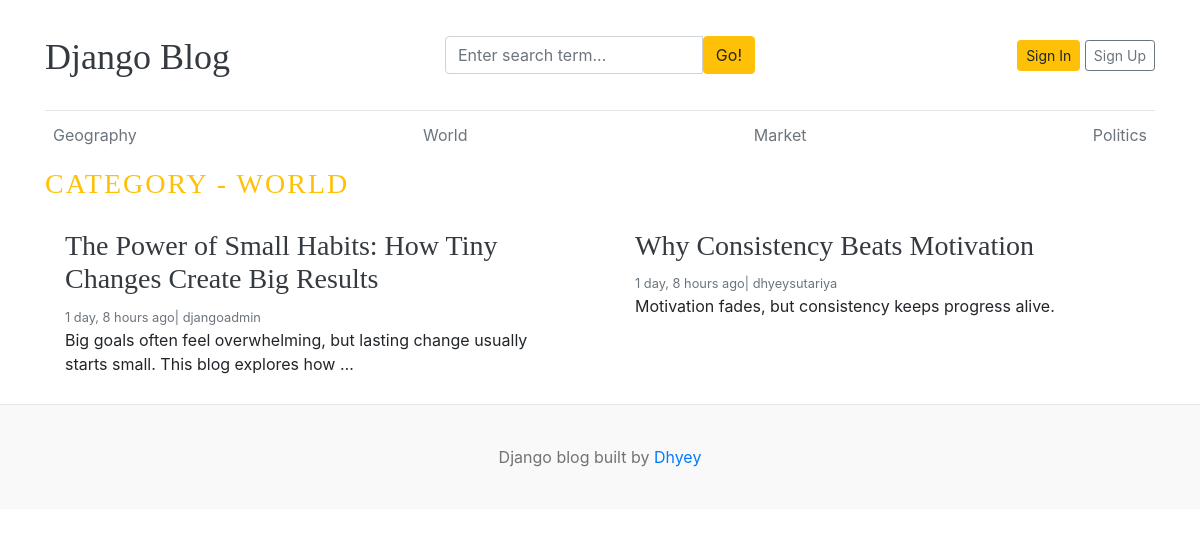
The page /category/5 on the database its author committed.
### blogs/models.py (models this page shows, shortened)
class Category(models.Model):
    category_name=models.CharField(max_length=50,unique=True)
    created_at=models.DateTimeField(auto_now_add=True)
    updated_at=models.DateTimeField(auto_now=True)
    class Meta:
        verbose_name_plural='categories'

class Blog(models.Model):
    title=models.CharField(max_length=100)
    slug=models.SlugField(max_length=150,unique=True,blank=True)
    category=models.ForeignKey(Category,on_delete=models.CASCADE)
    author=models.ForeignKey(User,on_delete=models.CASCADE)
    featured_image =models.ImageField(upload_to='uploads/%Y/%m/%d')
    short_description=models.CharField(max_length=500)
    blog_body=models.CharField(max_length=2000)
    status=models.CharField(max_length=50,choices=STATUS_CHOICES,default='Draft')
    is_featured=models.BooleanField(default=False)
    created_at=models.DateTimeField(auto_now_add=False)
    updated_at=models.DateTimeField(auto_now=False)

### blogs/views.py (the view)
# urls.py: path('<int:category_id>',views.posts_by_category,name='posts_by_category')
def posts_by_category(request,category_id):
    blogs=Blog.objects.filter(status='Published',category=category_id)
    category=get_object_or_404(Category,pk=category_id)
    data={
        'blogs':blogs,
        'category':category
    }
    return render(request,'posts_by_category.html',data)

### blogs/context_processors.py (called while the page is built)
def get_categories(request):
    categories=Category.objects.all()
    return dict(categories=categories)

def get_social_links(request):
    social_links=SocialLink.objects.all()
    return dict(social_links=social_links)

### templates/posts_by_category.html (shortened to what this page needs)
{% extends "base.html" %}
{% block content %}
      <h3 class="text-uppercase text-warning" style='letter-spacing:2px'>Category - {{category.category_name}}</h3>
      <div class="row mb-2">
        {% if blogs %}
        {% for blog in blogs %}
        <div class="col-md-6">
          <div class="card border-0">
            <div class="card-body">
              <h3><a class='text-dark' href='{% url "blogs" blog.slug %}'>{{blog.title}}</a></h3>
              <small class="mb-1 text-muted">{{blog.created_at | timesince}} ago| {{blog.author}}</small>
              <p class="card-text">
                {{blog.short_description | truncatewords:15}}
              </p>
            </div>
          </div>
        </div>
        {% endfor %}
        {% else %}
         <p>No Posts Found</p>
         {% endif %}
      </div>
    </div>
    {% endblock  %}

### templates/base.html
{% include "header.html" %}
{% block content %}
{% endblock  %}
{% include "footer.html" %}

### templates/header.html (shortened to what this page needs)
{% load static %}
<!DOCTYPE html>
<html lang="en">
  <head>
    <link
      href="https://getbootstrap.com/docs/4.0/dist/css/bootstrap.min.css"
      rel="stylesheet"
    />
    <link
    rel="stylesheet"
    href="https://cdn.jsdelivr.net/npm/bootstrap-icons@1.11.3/font/bootstrap-icons.css"
    />
    <link href="{% static 'css/blog.css' %}" rel="stylesheet" />
  </head>
  <body>
    <div class="container">
      <header class="blog-header py-3">
        <div class="row flex-nowrap justify-content-between align-items-center">
          <div class="col-4 pt-1">
            <a class="blog-header-logo text-dark" href="/">Django Blog</a>
          </div>
          <div class="col-4">
            <form action="{% url "search" %}" method="GET">
              <div class="card border-0">
                <div class="card-body">
                  <div class="input-group">
                    <input
                      class="form-control"
                      type="text"
                      placeholder="Enter search term..."
                      aria-label="Enter search term..."
                      aria-describedby="button-search"
                      name='keyword'
                      value='{{keyword}}'
                    />
                    <button
                      class="btn btn-warning"
                      type="submit"
                      id="button-search"
                      type="button"
                    >
                      Go!
                    </button>
                  </div>
                </div>
              </div>
            </form>
          </div>
          <div class="col-4 d-flex justify-content-end align-items-center">
            {% if not user.is_authenticated %}
            <a class="btn btn-sm btn-warning" href="{% url "login" %}">Sign In</a> &nbsp;
            <a class="btn btn-sm btn-outline-secondary" href="{% url "register" %}">Sign Up</a>
            {% else %}
                <span class="btn btn-warning"><a class='text-dark' href='{% url "dashboard" %}'>Dashboard</a></span>
                &emsp;
                <span class="btn btn-warning"><a class='text-dark' href='{% url "logout" %}'>Logout</a></span>
            {% endif %}
          </div>
        </div>
      </header>
      <div class="nav-scroller py-1 mb-2">
        <nav class="nav d-flex justify-content-between">
          {% for category in categories %}
          <a
            class="p-2 text-muted"
            href="{% url 'posts_by_category' category.id %}"
            >{{category.category_name}}</a
          >
          {% endfor %}
        </nav>
      </div>

### templates/footer.html
<footer class="blog-footer">
      <p>Django blog built by <a href="#">Dhyey</a></p>
    </footer>
  </body>
</html>

### blog_main/static/css/blog.css (style rules this page uses)
.blog-header { border-bottom: 1px solid #e5e5e5; }
.blog-header-logo { font-family: "Playfair Display", Georgia, "Times New Roman", serif; font-size: 2.25rem; }
h1, h2, h3, h4, h5, h6 { font-family: "Playfair Display", Georgia, "Times New Roman", serif; }
.blog-footer { padding: 2.5rem 0; color: #727272; text-align: center; background-color: #f9f9f9; border-top: .05rem solid #e5e5e5; }
.blog-footer p:last-child { margin-bottom: 0; }

### rows shown on the page
Category: category_name "Geography"
Category: category_name "World", category_name "WORLD"
Category: category_name "Market"
Category: category_name "Politics"
Blog: title "The Power of Small Habits: How Tiny Changes Create Big Results", created_at "1 day, 8 hours", author "djangoadmin", short_description "Big goals often feel overwhelming, but lasting change usually starts small. This blog explores how …"
Blog: title "Why Consistency Beats Motivation", created_at "1 day, 8 hours", author "dhyeysutariya", short_description "Motivation fades, but consistency keeps progress alive."
